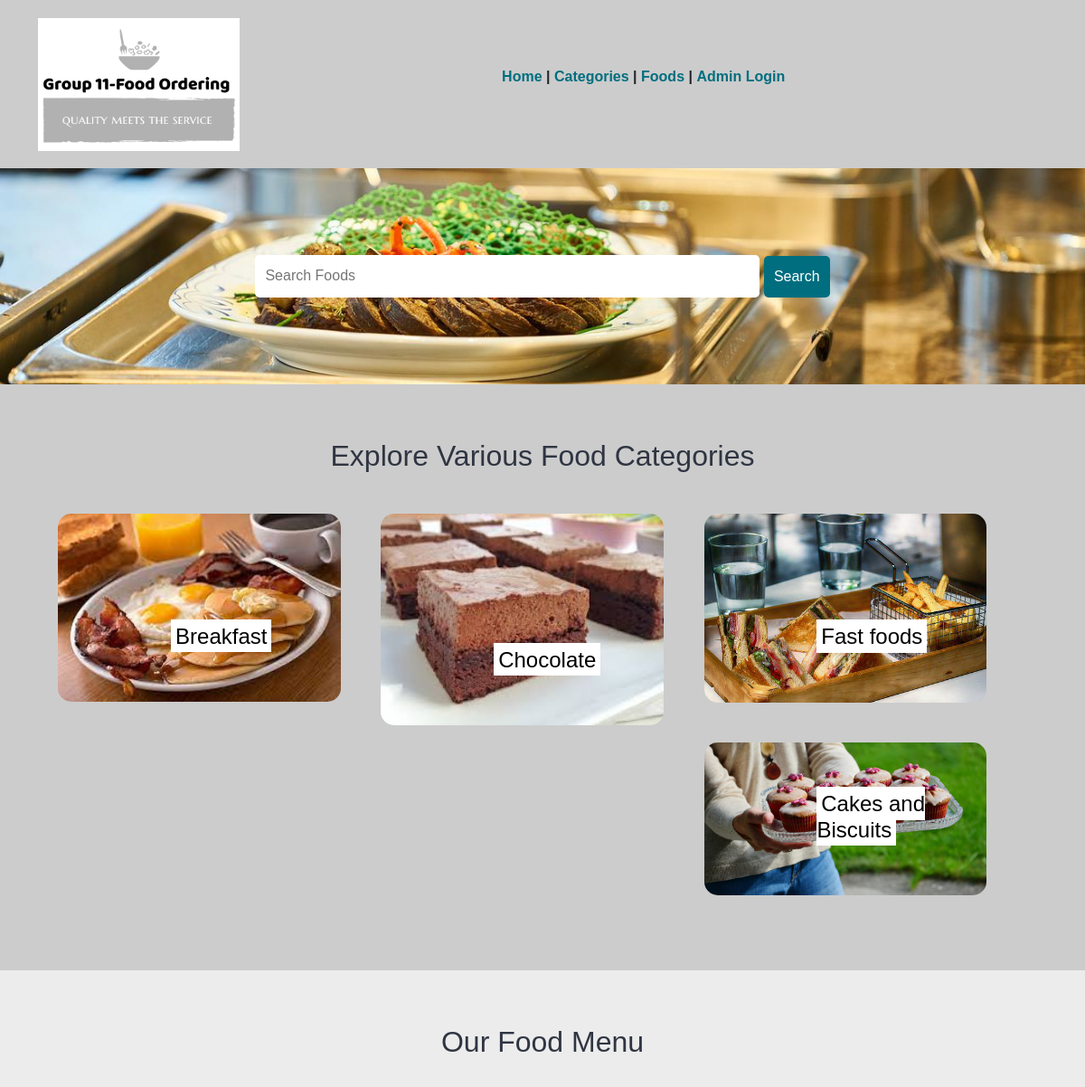
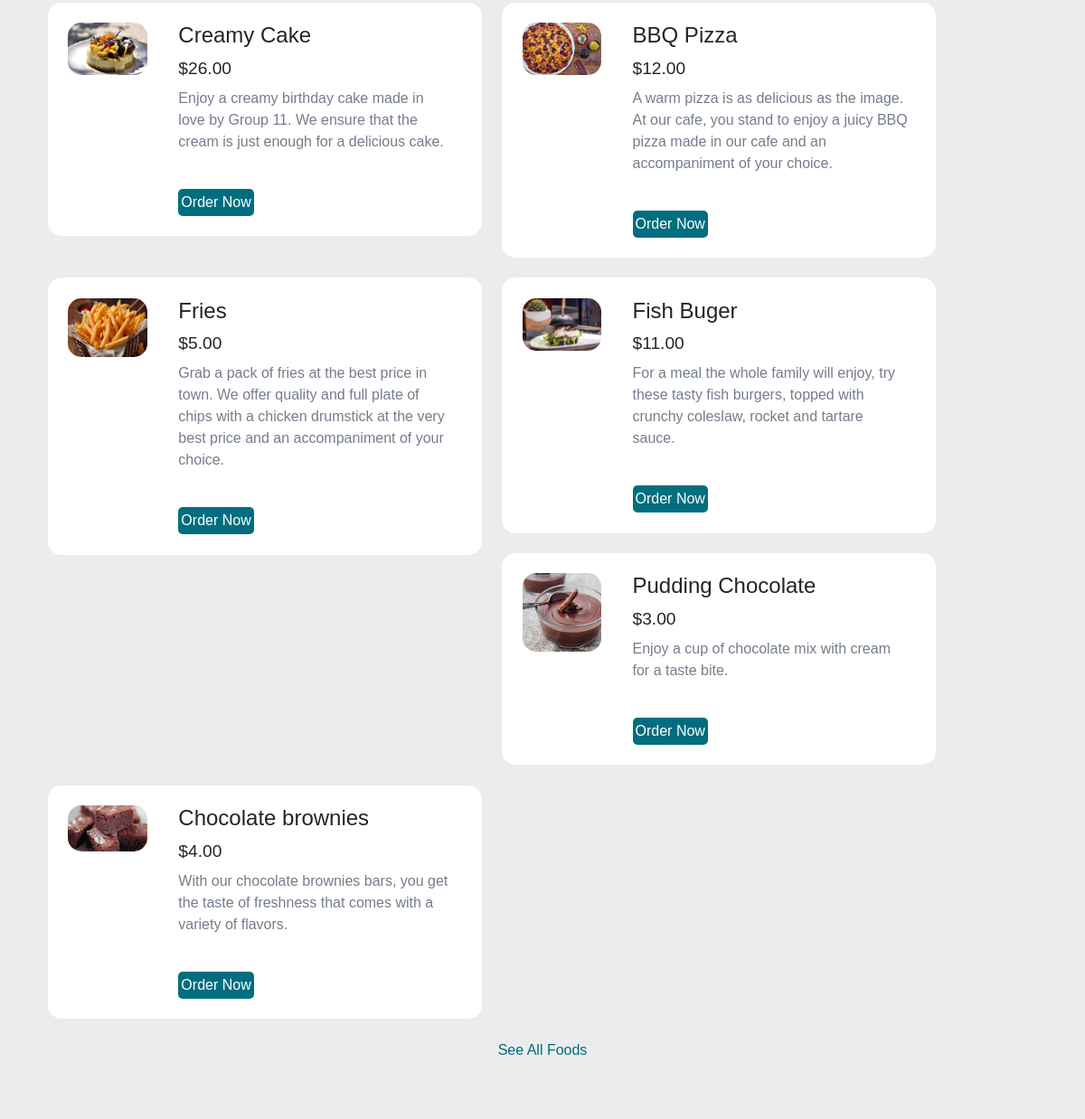
The page / on the database its author committed (2 pictures, top to bottom).
### tables this page shows
CREATE TABLE `food_categories` (
  `id` int UNSIGNED NOT NULL,
  `title` varchar(100) NOT NULL,
  `image_name` varchar(255) NOT NULL,
  `featured` varchar(10) NOT NULL,
  `active` varchar(10) NOT NULL
);

CREATE TABLE `food_varieties` (
  `id` int UNSIGNED NOT NULL,
  `title` varchar(100) NOT NULL,
  `description` text NOT NULL,
  `price` decimal(10,2) NOT NULL,
  `image_name` varchar(255) NOT NULL,
  `category_id` int UNSIGNED NOT NULL,
  `featured` varchar(10) NOT NULL,
  `active` varchar(10) NOT NULL
);

### index.php (the view, shortened to what this page needs)
<?php  include('includes/menu.php'); ?>
<section class="food-search text-center">
    <div class="container">
        <form action="<?php echo BASEURL; ?>food-search.php" method="POST">
            <input type="search" name="search" placeholder="Search Foods" required>
            <input type="submit" name="submit" value="Search" class="btn btn-primary">
        </form>
    </div>
</section>
<section class="categories">
    <div class="container">
        <h2 class="text-center">Explore Various Food Categories</h2>
        <?php
            $sql = "SELECT * FROM food_categories WHERE active='Yes' AND featured='Yes' ORDER BY id DESC LIMIT 10";
            $res = mysqli_query($conn, $sql);
            $count = mysqli_num_rows($res);
            if($count>0)
            {
                while($row=mysqli_fetch_assoc($res))
                {
                    $id = $row['id'];
                    $title = $row['title'];
                    $image_name = $row['image_name'];
                    ?>
                    <a href="<?php echo BASEURL; ?>category-foods.php?category_id=<?php echo $id; ?>">
                        <div class="box-3 float-container">
                            <?php
                                if($image_name=="")
                                {
                                    echo "<div class='error'>Image not Available</div>";
                                }
                                else
                                {
                                    ?>
                                    <img src="<?php echo BASEURL; ?>images/category/<?php echo $image_name; ?>" alt="Pizza" class="img-responsive img-curve">
                                    <?php
                                }
                            ?>
                            <h3 class="float-text text-white" ><mark style="background-color:white;"><?php echo $title; ?></mark></h3>
                        </div>
                    </a>
                    <?php
                }
            }
            else
            {
                echo "<div class='error'>Category not Added.</div>";
            }
        ?>
    </div>
</section>
<section class="food-menu">
    <div class="container">
        <h2 class="text-center">Our Food Menu</h2>
        <?php
        $sql2 = "SELECT * FROM food_varieties WHERE active='Yes' AND featured='Yes' LIMIT 6";
        $res2 = mysqli_query($conn, $sql2);
        $count2 = mysqli_num_rows($res2);
        if($count2>0)
        {
            while($row=mysqli_fetch_assoc($res2))
            {
                $id = $row['id'];
                $title = $row['title'];
                $price = $row['price'];
                $description = $row['description'];
                $image_name = $row['image_name'];
                ?>
                <div class="food-menu-box">
                    <div class="food-menu-img">
                        <?php
                            if($image_name=="")
                            {
                                echo "<div class='error'>Image not available.</div>";
                            }
                            else
                            {
                                ?>
                                <img src="<?php echo BASEURL; ?>images/food/<?php echo $image_name; ?>" alt="Chicke Hawain Pizza" class="img-responsive img-curve">
                                <?php
                            }
                        ?>
                    </div>
                    <div class="food-menu-desc">
                        <h4><?php echo $title; ?></h4>
                        <p class="food-price">$<?php echo $price; ?></p>
                        <p class="food-detail">
                            <?php echo $description; ?>
                        </p>
                        <br>
                        <a href="<?php echo BASEURL; ?>order.php?food_id=<?php echo $id; ?>" class="btn btn-primary">Order Now</a>
                    </div>
                </div>
                <?php
            }
        }
        else
        {
            echo "<div class='error'>Food not available.</div>";
        }
        ?>
    </div>
    <p class="text-center">
        <a href="#">See All Foods</a>
    </p>
</section>

### includes/menu.php (shortened to what this page needs)
<!DOCTYPE html>
<html lang="en">
<head>
    <link rel="stylesheet" href="https://cdn.jsdelivr.net/npm/bootstrap@4.3.1/dist/css/bootstrap.min.css">
    <link rel="stylesheet" href="css/style.css">
</head>
<body>
    <section class="navbar">
        <div class="container">
            <div class="logo">
                <a href="#" title="Logo">
                    <img src="images/logo.png" width="100" alt="Cafe Logo" class="img-responsive">
                </a>
            </div>
            <div class="menu text-right">
                <ul>
                    <li>
                        <a href="<?php echo BASEURL; ?>">Home</a>
                    </li>
                    <li>
                        <a href="<?php echo BASEURL; ?>categories.php">Categories</a>
                    </li>
                    <li>
                        <a href="<?php echo BASEURL; ?>foods.php">Foods</a>
                    </li>
                    <li>
                    <a href="<?php echo BASEURL; ?>admin/">Admin Login</a>
                    </li>
                </ul>
            </div>
        </div>
    </section>

### css/style.css (style rules this page uses)
* { margin: 0 0; padding: 0 0; font-family: Arial, Helvetica, sans-serif; }
.container { width: 100%; margin: 0 auto; padding: 1%; }
.img-responsive { width: 100%; }
.img-curve { border-radius: 15px; }
.text-right { text-align: right; }
.text-center { text-align: center; }
.text-white { color: white; }
a { color: #006E7F; text-decoration: none; }
.btn { padding: 1%; border: none; font-size: 1rem; border-radius: 5px; }
.btn-primary { background-color: #006E7F; color: white; cursor: pointer; }
h2 { color: #2f3542; font-size: 2rem; margin-bottom: 2%; }
h3 { font-size: 1.5rem; }
.float-container { position: relative; }
.float-text { position: absolute; bottom: 50px; left: 40%; }
.logo { width: 20%; float: left; }
.menu { line-height: 40px; }
.menu ul { list-style-type:circle; }
.menu ul li { display: inline; padding: 0%; font-weight: bold; }
.menu ul li:not(:last-child):after { content: "|"; }
.food-search { background-image: url(../images/mainbanner.jpg); background-size: cover; background-repeat: no-repeat; background-position: center; padding: 7% 0; }
.food-search input[type="search"] { width: 50%; padding: 1%; font-size: 1rem; border: none; border-radius: 5px; }
.categories { padding: 4% 0; }
.box-3 { width: 28%; float: left; margin: 2%; }
.food-menu { background-color: #ececec; padding: 4% 0; }
.food-menu-box { width: 43%; margin: 1%; padding: 2%; float: left; background-color: white; border-radius: 15px; }
.food-menu-img { width: 20%; float: left; }
.food-menu-desc { width: 70%; float: left; margin-left: 8%; }
.food-price { font-size: 1.2rem; margin: 2% 0; }
.food-detail { font-size: 1rem; color: #747d8c; }
body { background-image: url("paper.gif"); background-color: #cccccc; }

### rows shown on the page
food_categories: image_name (picture), title "Breakfast"
food_categories: image_name (picture), title "Chocolate"
food_categories: image_name (picture), title "Fast foods"
food_categories: title "Cakes and Biscuits"
food_varieties: image_name (picture), title "Creamy Cake", price "26.00", description "Enjoy a creamy birthday cake made in love by Group 11. We ensure that the cream is just enough for a delicious cake."
food_varieties: image_name (picture), title "BBQ Pizza", price "12.00", description "A warm pizza is as delicious as the image. At our cafe, you stand to enjoy a juicy BBQ pizza made in our cafe and an accompaniment of your choice."
food_varieties: image_name (picture), title "Fries", price "5.00", description "Grab a pack of fries at the best price in town. We offer quality and full plate of chips with a chicken drumstick at the very best price and an accompaniment of your choice."
food_varieties: image_name (picture), title "Fish Buger", price "11.00", description "For a meal the whole family will enjoy, try these tasty fish burgers, topped with crunchy coleslaw, rocket and tartare sauce."
food_varieties: image_name (picture), title "Pudding Chocolate", price "3.00", description "Enjoy a cup of chocolate mix with cream for a taste bite."
food_varieties: image_name (picture), title "Chocolate brownies", price "4.00", description "With our chocolate brownies bars, you get the taste of freshness that comes with a variety of flavors."
